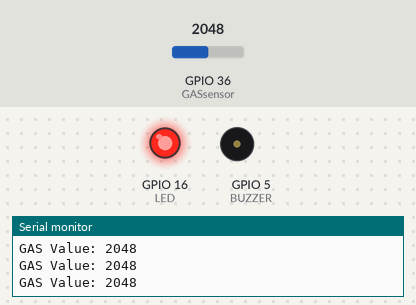
Bench run of a program on a simulated ESP32. On the bench: output pins drawn as LEDs (lit = HIGH), buzzer (waves = sounding), the last lines printed to the serial monitor. The test bench sets the inputs (shaded band); at power-on: GPIO 36 (GASsensor) = 2048.

Above: at 1.3 s.
1.4 s: GPIO 36 (GASsensor) set to 1247
4.4 s: GPIO 36 (GASsensor) set to 1129
At 5.9 s:
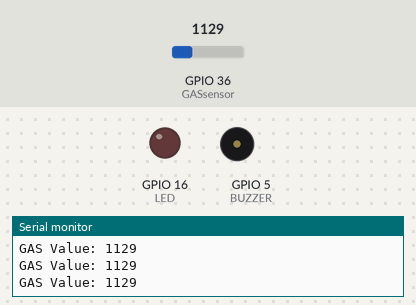
Timing chart, 0 to 7.4 s (numbered marks = the images above; inputs shaded):
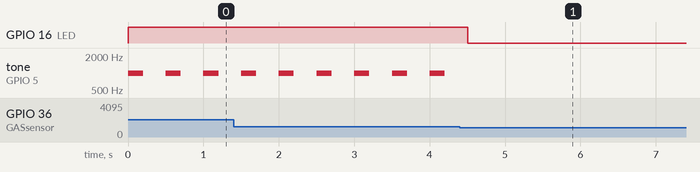

Measured:
- the behaviour switches between 1201 and 1200 on GPIO 36 (GASsensor) (found by bisection; images 0 and 1)
- after the input at 4.4 s, GPIO 16 (LED): HIGH → LOW after 0.10 s; tone on GPIO 5 (BUZZER): stops changing and stays silent
- by itself, tone on GPIO 5 (BUZZER): alternates 1000 Hz for 0.20 s and silent for 0.30 s

The program:

main.cpp
```cpp
/* ---------------------------------------------------------------
 *  File    : main.cpp   (Workshop_8.1)
 *  ใบงานที่ 8 ตอนที่ 1 : การตรวจจับการรั่วไหลของแก๊สด้วย MQ-2
 *  ฉบับจำลองการทำงานด้วย Wokwi + Visual Studio Code
 *  บอร์ด   : ESP32 DevKit V1  (ใช้แทน NodeMCU ESP8266)
 *  คณะเทคโนโลยีสารสนเทศ มหาวิทยาลัยราชภัฏร้อยเอ็ด
 * --------------------------------------------------------------- */
#include <Arduino.h>

#define LED        16    // GPIO16 (ขา RX2) -> LED แจ้งเตือน   [เดิม D0]
#define BUZZER      5    // GPIO5  (ขา D5)  -> บัซเซอร์         [เดิม D1]
#define GASsensor  A0    // A0 = GPIO36 (ขา VP) <- AO ของ MQ-2

int ValuaBegin = 1200;   // ค่าเกณฑ์การแจ้งเตือน (300 ของสเกล 10 บิต x 4)

void setup() {
  pinMode(LED, OUTPUT);
  pinMode(BUZZER, OUTPUT);
  pinMode(GASsensor, INPUT);
  Serial.begin(115200);
  Serial.println("Workshop 8.1 : MQ-2 Gas Leak Alarm");
}

void loop() {
  int analogSensor = analogRead(GASsensor);

  Serial.print("GAS Value: ");
  Serial.println(analogSensor);      // ต้นฉบับใช้ print จึงพิมพ์ต่อกันเป็นบรรทัดเดียว

  if (analogSensor > ValuaBegin) {
    digitalWrite(LED, HIGH);
    tone(BUZZER, 1000, 200);         // บัซเซอร์ส่งเสียงเตือนแก๊สรั่ว 1000 Hz นาน 200 ms
  }
  else {
    digitalWrite(LED, LOW);
  }

  delay(500);
}
```
